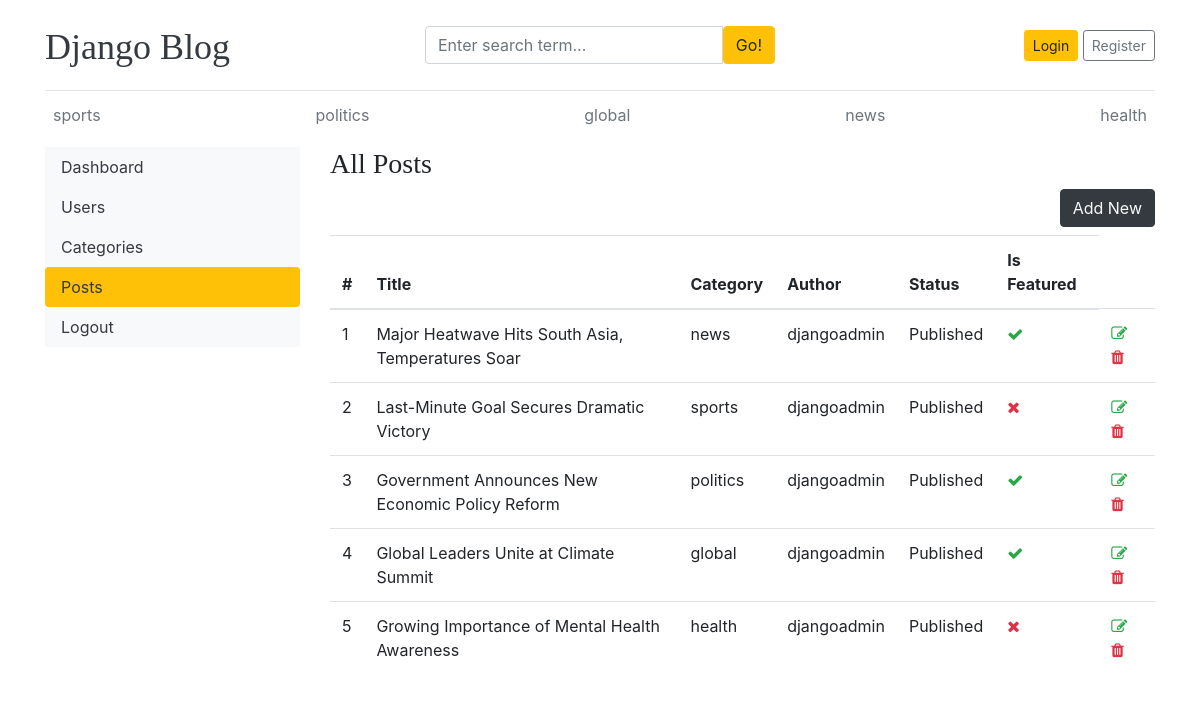
The app's page /dashboard/posts/ with its own data.
### blogs/models.py (models this page shows, shortened)
class Category(models.Model):
    category_name = models.CharField(max_length=50,unique=True)
    created_at = models.DateTimeField(auto_now_add=True)
    updated_at = models.DateTimeField(auto_now=True)
    class Meta:
        verbose_name_plural = 'categories'
    def __str__(self):
        return self.category_name

class Blog(models.Model):
    title = models.CharField(max_length=100)
    slug = models.SlugField(max_length=150,unique=True,blank=True)
    category = models.ForeignKey(Category,on_delete=models.CASCADE)
    author = models.ForeignKey(User,on_delete=models.CASCADE)
    featured_image = models.ImageField(upload_to='uploads/%Y/%m/%d')
    short_description = models.TextField(max_length=500)
    blog_body = models.TextField(max_length=2000)
    status = models.CharField(max_length=100,choices=STATUS_CHOICES,default=0)
    is_featured = models.BooleanField(default=False)
    created_at = models.DateTimeField(auto_now_add=True)
    updated_at = models.DateTimeField(auto_now=True)

### dashboard/views.py (the view)
# urls.py: path('posts/',views.posts,name='posts'),
def posts(request):
    posts = Blog.objects.all()
    context = {
        'posts' : posts,
    }
    return render(request,'dashboard/posts.html',context)

### blogs/context_processors.py (called while the page is built)
def get_categories(request):
    categories = Category.objects.all()
    return dict(categories=categories)

def get_social_link(request):
    social = SocialLink.objects.all()
    return dict(social=social)

### templates/dashboard/posts.html (shortened to what this page needs)
{% extends "base.html" %}
{% block content %}
<div class="row">
    {% include 'dashboard/sidebar.html' %}
    <div class="col-md-9">
        <h3>All Posts</h3>
        <a href="{% url 'add_post' %}" class="btn btn-dark text-light float-right mb-2">Add New</a>
        <table class="table table-hover">
            <thead>
                <tr>
                <th scope="col">#</th>
                <th scope="col">Title</th>
                <th scope="col">Category</th>
                <th scope="col">Author</th>
                <th scope="col">Status</th>
                <th scope="col">Is Featured</th>
                </tr>
            </thead>
            <tbody>
                {% for post in posts %}
                <tr>
                <td>{{forloop.counter}}</td>
                <td>{{post.title}}</td>
                <td>{{post.category}}</td>
                <td>{{post.author}}</td>
                <td>{{post.status}}</td>
                <td>{% if post.is_featured %}<i class="fa fa-check text-success"></i>{% else %}<i class="fa fa-times text-danger"></i>{% endif %}</td>
                <td>
                    <a href="{% url 'edit_post' post.id %}"><i class="fa fa-edit text-success"></i></a>
                    <a href="{% url 'delete_post' post.id %}"><i class="fa fa-trash text-danger"></i></a>
                </td>
                </tr>
                {% endfor %}
            </tbody>
            </table>
    </div>
</div>
{% endblock %}

### templates/base.html (shortened to what this page needs)
{% load static %}
<!DOCTYPE html>
<html lang="en">
<head>
    <link href="https://getbootstrap.com/docs/4.0/dist/css/bootstrap.min.css" rel="stylesheet">
    <link href="{% static 'css/blog.css' %}" rel="stylesheet">
    <link rel="stylesheet" href="https://cdnjs.cloudflare.com/ajax/libs/font-awesome/4.7.0/css/font-awesome.min.css">
</head>
<body>
    <div class="container">
      <header class="blog-header py-3">
        <div class="row flex-nowrap justify-content-between align-items-center">
          <div class="col-4 pt-1">
            <a class="blog-header-logo text-dark" href="/">Django Blog</a>
          </div>
          <div class="col-4">
            <form action="{% url 'search' %}" method="GET">
              <div class="input-group">
                <input class="form-control" type="text" name="keyword" value="{{ keyword }}" placeholder="Enter search term..." aria-label="Enter search term..." aria-describedby="button-search" />
                <button type="submit" class="btn btn-warning" id="button-search" type="button">Go!</button>
              </div>
            </form>
          </div>
          <div class="col-4 d-flex justify-content-end align-items-center">
            {% if not user.is_authenticated %}
            <a class="btn btn-sm btn-warning" href="{% url 'login' %}">Login</a> &nbsp;
            <a class="btn btn-sm btn-outline-secondary" href="{% url 'register' %}">Register</a>
            {% else %}
            <span><a href="{% url 'dashboard' %}">Dashboard</a></span>
            &emsp;
            <span><a href="{% url 'logout' %}">Logout</a></span>
            {% endif %}
          </div>
        </div>
      </header>
      <div class="nav-scroller py-1 mb-2">
        <nav class="nav d-flex justify-content-between">
          {% for catg in categories %}
          <a class="p-2 text-muted" href="{% url 'post_by_category' catg.id %}">{{catg.category_name}}</a>
          {% endfor %}
        </nav>
      </div>
      {% block content %}
      {% endblock %}
    </div>
</body>
</html>

### blog_main/static/css/blog.css (style rules this page uses)
.blog-header { border-bottom: 1px solid #e5e5e5; }
.blog-header-logo { font-family: "Playfair Display", Georgia, "Times New Roman", serif; font-size: 2.25rem; }
h1, h2, h3, h4, h5, h6 { font-family: "Playfair Display", Georgia, "Times New Roman", serif; }

### records on screen
Category: category_name "sports"
Category: category_name "politics"
Category: category_name "global"
Category: category_name "news"
Category: category_name "health"
Blog: title "Major Heatwave Hits South Asia, Temperatures Soar", category "news", author "djangoadmin", status "Published", is_featured True (drawn)
Blog: title "Last-Minute Goal Secures Dramatic Victory", category "sports", author "djangoadmin", status "Published", is_featured False (drawn)
Blog: title "Government Announces New Economic Policy Reform", category "politics", author "djangoadmin", status "Published", is_featured True (drawn)
Blog: title "Global Leaders Unite at Climate Summit", category "global", author "djangoadmin", status "Published", is_featured True (drawn)
Blog: title "Growing Importance of Mental Health Awareness", category "health", author "djangoadmin", status "Published", is_featured False (drawn)
